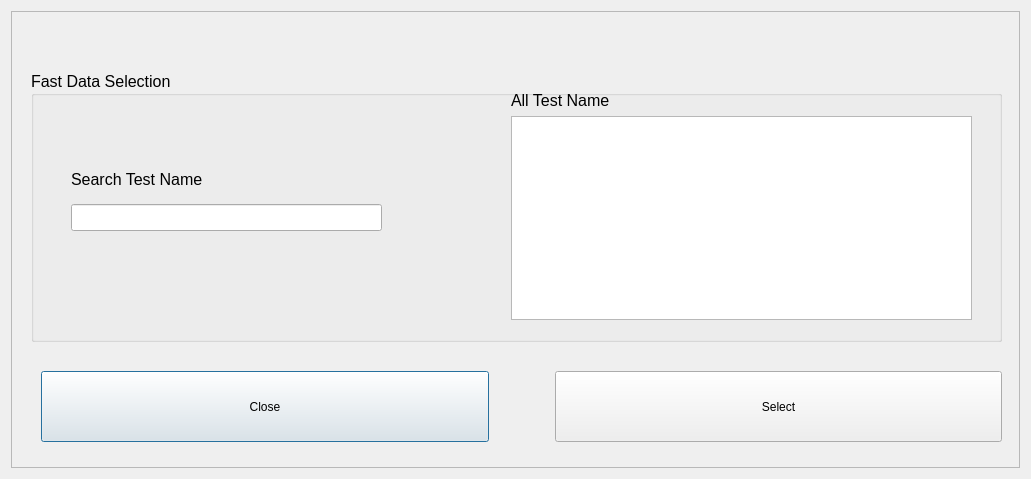
<?xml version="1.0" encoding="UTF-8"?>
<ui version="4.0">
 <class>Dialog</class>
 <widget class="QDialog" name="Dialog">
  <property name="geometry">
   <rect>
    <x>0</x>
    <y>0</y>
    <width>1031</width>
    <height>479</height>
   </rect>
  </property>
  <property name="windowTitle">
   <string notr="true">Fast Data Select</string>
  </property>
  <layout class="QGridLayout" name="gridLayout">
   <item row="0" column="0">
    <widget class="QFrame" name="frame">
     <property name="frameShape">
      <enum>QFrame::StyledPanel</enum>
     </property>
     <property name="frameShadow">
      <enum>QFrame::Raised</enum>
     </property>
     <widget class="QGroupBox" name="groupBox">
      <property name="geometry">
       <rect>
        <x>20</x>
        <y>60</y>
        <width>971</width>
        <height>271</height>
       </rect>
      </property>
      <property name="font">
       <font>
        <pointsize>12</pointsize>
       </font>
      </property>
      <property name="title">
       <string>Fast Data Selection</string>
      </property>
      <widget class="QWidget" name="layoutWidget">
       <property name="geometry">
        <rect>
         <x>40</x>
         <y>90</y>
         <width>311</width>
         <height>70</height>
        </rect>
       </property>
       <layout class="QVBoxLayout" name="verticalLayout">
        <item>
         <widget class="QLabel" name="label">
          <property name="text">
           <string>Search Test Name</string>
          </property>
         </widget>
        </item>
        <item>
         <widget class="QLineEdit" name="lineEdit"/>
        </item>
       </layout>
      </widget>
      <widget class="QWidget" name="layoutWidget">
       <property name="geometry">
        <rect>
         <x>480</x>
         <y>20</y>
         <width>461</width>
         <height>229</height>
        </rect>
       </property>
       <layout class="QVBoxLayout" name="verticalLayout_2">
        <item>
         <widget class="QLabel" name="label_2">
          <property name="text">
           <string>All Test Name</string>
          </property>
         </widget>
        </item>
        <item>
         <widget class="QListWidget" name="listWidget"/>
        </item>
       </layout>
      </widget>
     </widget>
     <widget class="QWidget" name="layoutWidget">
      <property name="geometry">
       <rect>
        <x>30</x>
        <y>360</y>
        <width>961</width>
        <height>71</height>
       </rect>
      </property>
      <layout class="QHBoxLayout" name="horizontalLayout">
       <item>
        <widget class="QPushButton" name="pushButton_2">
         <property name="sizePolicy">
          <sizepolicy hsizetype="Minimum" vsizetype="Minimum">
           <horstretch>0</horstretch>
           <verstretch>0</verstretch>
          </sizepolicy>
         </property>
         <property name="minimumSize">
          <size>
           <width>150</width>
           <height>0</height>
          </size>
         </property>
         <property name="text">
          <string>Close</string>
         </property>
        </widget>
       </item>
       <item>
        <spacer name="horizontalSpacer_3">
         <property name="orientation">
          <enum>Qt::Horizontal</enum>
         </property>
         <property name="sizeType">
          <enum>QSizePolicy::Minimum</enum>
         </property>
         <property name="sizeHint" stdset="0">
          <size>
           <width>60</width>
           <height>20</height>
          </size>
         </property>
        </spacer>
       </item>
       <item>
        <widget class="QPushButton" name="pushButton_3">
         <property name="sizePolicy">
          <sizepolicy hsizetype="Minimum" vsizetype="Minimum">
           <horstretch>0</horstretch>
           <verstretch>0</verstretch>
          </sizepolicy>
         </property>
         <property name="minimumSize">
          <size>
           <width>80</width>
           <height>0</height>
          </size>
         </property>
         <property name="text">
          <string>Select</string>
         </property>
        </widget>
       </item>
      </layout>
     </widget>
    </widget>
   </item>
  </layout>
 </widget>
 <resources/>
 <connections/>
</ui>
